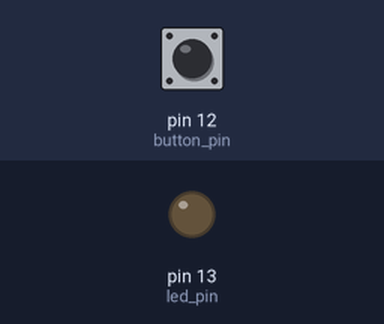
A sketch run on a simulated Arduino Uno, built with avr-gcc and run on an emulated ATmega328P. Parts: output pins drawn as LEDs (lit = HIGH). Inputs (shaded band) come from the test bench; at power-on: pin 12 (button_pin) LOW.

Above: at 1.2 s.
1.3 s: pin 12 (button_pin) pulled HIGH for 0.15 s
At 1.9 s:
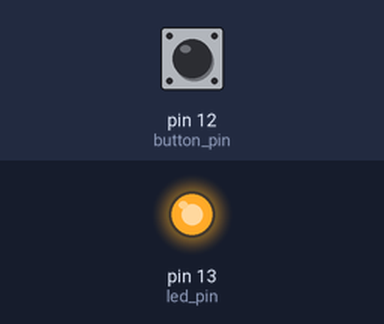
2.9 s: pin 12 (button_pin) pulled HIGH for 1 s
At 4.3 s:
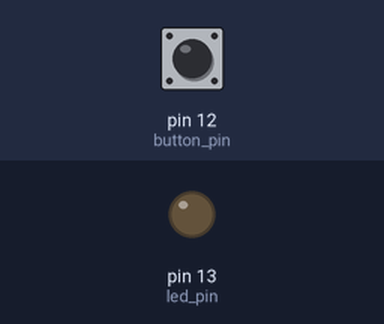
5.4 s: pin 12 (button_pin) pulled HIGH for 3.2 s
At 6.2 s:
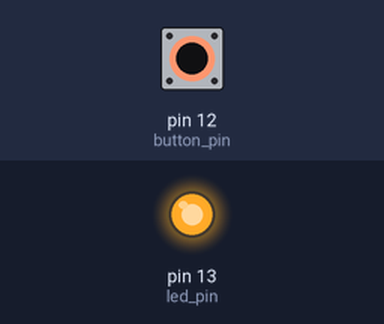
Timing chart, 0 to 8.4 s (numbered marks = the images above; inputs shaded):
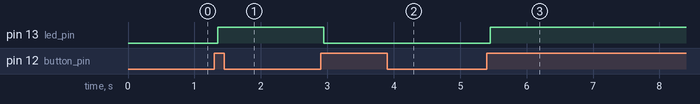

Measured:
- after the input at 1.3 s, pin 13 (led_pin): LOW → HIGH after 0.05 s
- after the input at 2.9 s, pin 13 (led_pin): HIGH → LOW after 0.05 s
- after the input at 5.4 s, pin 13 (led_pin): LOW → HIGH after 0.05 s

The sketch:

led_on_off_with_debouncing.ino
```cpp
/*
 * led_on_off_with_debouncing.ino
 *
 * latch an led based on the press of a button (now with
 * added button debouncing)
 *
 * author: alex shenfield
 * date:   06/09/2018
 */

// set pin numbers for button and led
const int button_pin = 12;
const int led_pin =  13;

// variable for latching the led
int led_state = 0;

// variables for reading and storing the pushbutton status
int curr_buttonstate = 0;
int last_buttonstate = 0;

// set up timing variables for the debounce process
unsigned long debounce_time = 0;
unsigned long debounce_delay = 50;

// CODE

// set up code
void setup()
{
  // set pin i/o
  pinMode(led_pin, OUTPUT);
  pinMode(button_pin, INPUT);
}

// main program
void loop()
{
  // read the state of the pushbutton value:
  int button_state = digitalRead(button_pin);

  // check to see if the button was pressed - i.e. the input went from
  // LOW to HIGH - and it was long enough after the last transition to
  // not be due to noise

  // if the button state was changed, we reset the timer
  if (button_state != last_buttonstate)
  {
    debounce_time = millis();
  }

  // if this was a genuine button push and not noise (measured by the
  // button state having changed for longer than the debounce delay)
  if ((millis() - debounce_time) > debounce_delay)
  {
    // if the button state has changed, update the button state. if it
    // has gone from LOW to HIGH then also toggle the state of the led
    if (button_state != curr_buttonstate)
    {
      curr_buttonstate = button_state;

      if (curr_buttonstate == HIGH)
      {
        led_state = !led_state;
        digitalWrite(led_pin, led_state);

        // this is where we will do whatever else we want to happen
        // after pressing the button!
      }
    }
  }

  // update the button state (right at the end of the loop!)
  last_buttonstate = button_state;

}
```
